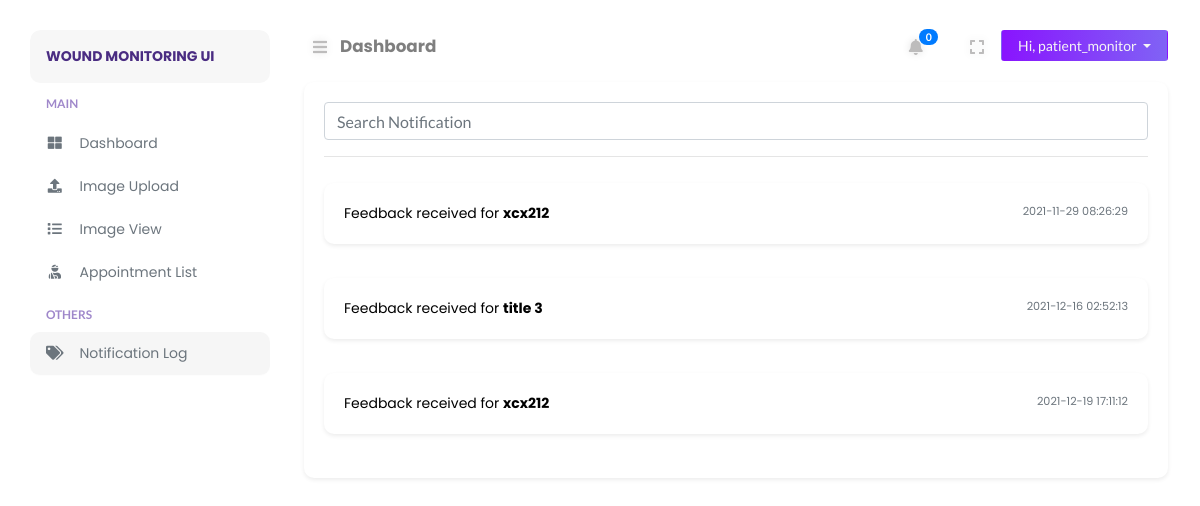
/patient/notification-list.php (signed in), run on the app's committed database.
### tables this page shows
CREATE TABLE `user_master` (
  `m_id` int(11) NOT NULL,
  `m_name` longtext NOT NULL,
  `m_identity` longtext DEFAULT NULL,
  `m_regis_id` varchar(255) DEFAULT NULL,
  `m_gender` varchar(45) DEFAULT NULL,
  `m_type` varchar(45) NOT NULL COMMENT 'p: patient\\nd: doctor\\ndop: department of pathology\\n',
  `password` longtext NOT NULL,
  `flag` int(11) NOT NULL DEFAULT 1 COMMENT '0: do not show (meaning delete from user perspective)\\\\n1: show',
  `email` longtext NOT NULL,
  `phone` longtext NOT NULL,
  `doctor_inCharge` int(11) NOT NULL DEFAULT 0,
  `m_dob` date DEFAULT NULL,
  `m_age` varchar(255) DEFAULT NULL,
  `m_address` varchar(255) DEFAULT NULL,
  `m_city` varchar(255) DEFAULT NULL,
  `m_state` varchar(255) DEFAULT NULL,
  `m_zipcode` varchar(255) DEFAULT NULL,
  `token` longtext NOT NULL,
  `tokenExpire` datetime DEFAULT NULL,
  `created_at` datetime NOT NULL,
  `updated_at` datetime NOT NULL
);

CREATE TABLE `wound_image_feedback` (
  `f_id` int(11) NOT NULL,
  `progress_entry_id` int(11) NOT NULL,
  `feedback_text` varchar(255) NOT NULL,
  `doctor_inCharge` int(11) NOT NULL,
  `dateCreated` timestamp NOT NULL DEFAULT current_timestamp(),
  `flag` int(1) NOT NULL DEFAULT 1,
  `view` int(11) NOT NULL DEFAULT 0
);

CREATE TABLE `progress_book_entry` (
  `entryID` int(11) NOT NULL,
  `masterUserid_fk` int(11) DEFAULT NULL,
  `progressImage` varchar(255) DEFAULT NULL,
  `progressTitle` varchar(50) DEFAULT NULL,
  `progressDescription` varchar(255) DEFAULT NULL,
  `quesPain` varchar(45) DEFAULT NULL,
  `quesFluid` varchar(10) DEFAULT NULL,
  `quesRedness` varchar(10) DEFAULT NULL,
  `quesSwelling` varchar(10) DEFAULT NULL,
  `quesOdour` varchar(10) DEFAULT NULL,
  `quesFever` varchar(100) DEFAULT NULL,
  `dcotor_replied` int(11) DEFAULT NULL,
  `flag` int(1) NOT NULL DEFAULT 2 COMMENT '0: delete \n1: archived\n2: show',
  `view_by` longtext NOT NULL,
  `created_at` datetime NOT NULL,
  `updated_at` datetime NOT NULL
);

### patient/includes/path.inc.php (called while the page is built, shortened)
<?php
switch ($_SERVER["SCRIPT_NAME"]) {
    default:
        $CURRENT_PAGE = "Dashboard";
        break;
}

### patient/includes/session.inc.php (called while the page is built, shortened)
<?php
    $sess_id = $_SESSION["sess_id"];
    $patientstmt = $conn->prepare("SELECT * FROM user_master WHERE m_id = ?");
    $patientstmt->bind_param("i", $sess_id);
    $patientstmt->execute();
    $patient_result = $patientstmt->get_result();
    $patient_row = $patient_result->fetch_assoc();

### patient/notification-list.php (the view, shortened to what this page needs)
<?php
require_once("../config/autoload.php");
include("includes/session.inc.php");
include("includes/path.inc.php");
?>
<!DOCTYPE html>
<html lang="en">
<head>
</head>
<body>
    <div class="page-content" id="content">
        <?php include HEADER; ?>
        <div class="row">
            <div class="col-12">
                <div class="card shadow-sm rounded">
                    <div class="card-body">
                        <div class="card-inner">
                            <input type="text" id="myInput" onkeyup="myFunction()" class="form-control" placeholder="Search Notification">
                            <hr>
                            <ul id="myUL">
                                <?php if (!empty($notification_log)) : ?>
                                    <?php foreach ($notification_log as $n_arr) : ?>
                                        <li>
                                        <a href="patient-edit-view.php?f=<?= base64_encode($n_arr['progress_entry_id']) ?>">
                                                <div class="row">
                                                    <div class="col-12">
                                                        <div class="card shadow-sm rounded">
                                                            <div class="card-body">
                                                                <div class="card-inner">
                                                                    <div class="d-flex justify-content-between">
                                                                        <div style="color: black;">
                                                                            Feedback received for <b><?= $n_arr['progressTitle'] ?></b>
                                                                        </div>
                                                                        <div class="text-muted" style="font-size: 0.8em;"><?= $n_arr['dateCreated'] ?></div>
                                                                    </div>
                                                                </div>
                                                            </div>
                                                        </div>
                                                    </div>
                                                </div>
                                            </a>
                                        </li>
                                    <?php endforeach ?>
                                <?php endif ?>
                            </ul>
                        </div>
                    </div>
                </div>
            </div>
        </div>
    </div>
</body>
</html>

### patient/layouts/nav_header.php (shortened to what this page needs)
<nav class="navbar navbar-header mb-2">
    <ul class="nav mr-auto">
        <li class="nav-item">
            <button class="btn btn-sm btn-expand" id="sidebarCollapse"><i class="fa fa-bars"></i></button>
        </li>
        <li class="nav-item nav-title">
            <a href="<?php echo $_SERVER["REQUEST_URI"]; ?>"><?php echo $CURRENT_PAGE; ?></a>
        </li>
    </ul>
    <ul class="nav ml-auto">
        <li class="nav-item mr-2">
            <div style="display: inline-block;">
                <button class="btn btn-sm btn-expand" id="notification_button" data-toggle="dropdown" aria-haspopup="true" aria-expanded="false"><i class="fa fa-bell"></i> </button>
                <span class="badge badge-pill badge-primary" style="position: relative; right: 15px; top: -10px;">
                    <?php
                    $notification_count = 0;
                    $notification_arr = $notification_log =[];
                    $getNotification = "SELECT wif.*, pbe.progressTitle FROM wound_image_feedback wif
                        inner join progress_book_entry pbe on pbe.entryID = wif.progress_entry_id
                        inner join user_master um on um.m_id = pbe.masterUserid_fk where um.m_id = $sess_id";
                    $result_notification = $conn->query($getNotification);
                    while ($row_notification = $result_notification->fetch_assoc()) {
                        $notification_log [] = $row_notification;
                    }
                    if ($notification_count < 100) {
                        echo $notification_count;
                    } else {
                        echo '99+';
                    }
                    ?>
                </span>
            </div>
        </li>
        <li class="nav-item mr-2">
            <button class="btn btn-sm btn-expand" id="full-view"><i class="fa fa-expand"></i></button>
        </li>
        <li class="nav-item">
            <div class="btn-group">
                <button type="button" class="btn btn-sm dropdown-toggle btn-profile px-3" data-toggle="dropdown" aria-haspopup="true" aria-expanded="false">
                    Hi, <?php echo $patient_row["m_name"]; ?>
                </button>
            </div>
        </li>
    </ul>
</nav>

### assets/css/typography.css (style rules this page uses)
body { font-size: 14px; font-family: 'Lato', sans-serif; }
a, a:visited { text-decoration: none; transition: all 0.3s ease-in-out; -webkit-transition: all 0.3s ease-in-out; -moz-transition: all 0.3s ease-in-out; -o-transition: all 0.3s ease-in-out; outline: 0; font-family: 'Poppins', 'Helvetica', sans-serif; }
ul, ol { margin-bottom: 0px; margin-top: 0px; padding: 0; }
ul { margin: 0; list-style-type: none; }
button { cursor: pointer; outline: none!important; letter-spacing: 0; }

### assets/css/default.css (style rules this page uses)
.navbar-header { padding: 0 !important; }
.nav-title { padding-top: 4px; margin-left: 4px; }
.nav-title a { font-weight: bold; font-size: 1.05rem; color: rgba(0, 0, 0, .5); }
.btn-profile { background: linear-gradient(to right, #8914fe 0%, #8063f5 100%); color: #f5f5f5; }
button.btn-expand { font-size: 16px !important; color: #bdbcbc; vertical-align: middle; text-shadow: 0 0 8px rgba(0, 0, 0, 0.12); -webkit-transition: color 0.3s ease 0s; transition: color 0.3s ease 0s; }
button#full-view { display: inline-block; }
body { overflow-x: hidden; background: #fff; }
.page-content { width: calc(100% - 15rem); margin-left: 16rem; transition: all 0.4s; padding: 1.9rem 3rem; }
:root { --primary-color: #6F42C2; }
.card { margin: 10px 0; border-radius: 10px !important; border: 0; margin-bottom: 1.5rem; box-shadow: 0 2px 2px 3px rgba(0, 0, 0, .04); transition: all .2s ease-in-out; }

### assets/css/login.css (style rules this page uses)
html { min-height: 100%; position: relative; }

### data on the page
user_master: m_name "patient_monitor"
wound_image_feedback: progress_book_entry.progressTitle "xcx212", dateCreated "2021-11-29 08:26:29"
wound_image_feedback: progress_book_entry.progressTitle "title 3", dateCreated "2021-12-16 02:52:13"
wound_image_feedback: progress_book_entry.progressTitle "xcx212", dateCreated "2021-12-19 17:11:12"

### other printed values
$BRAND_NAME "WOUND MONITORING UI"
$CURRENT_PAGE "Dashboard"
$notification_count "0"
